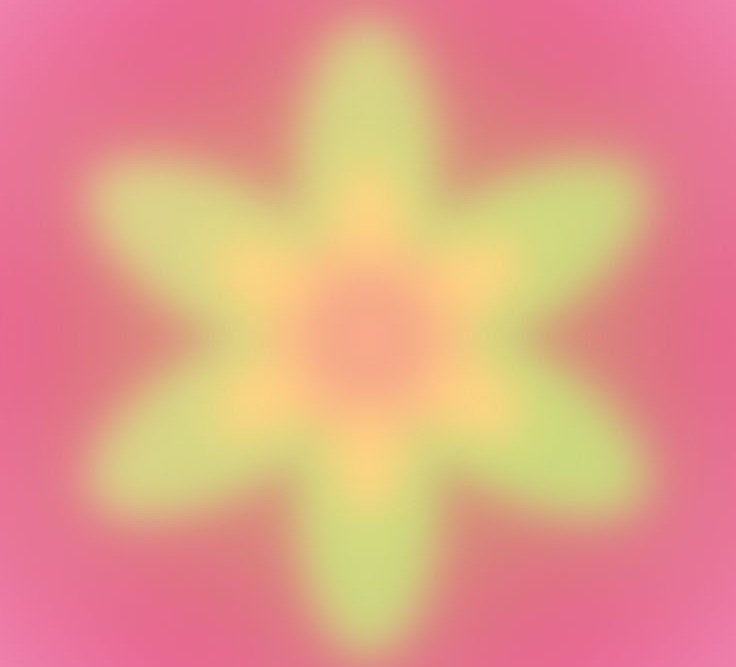
#> input picture fondo5.jpg, 736 x 667 px; its folder holds 2 pictures in this run
$ python -i menu.py   (imports and definitions only)
#> lines starting #> are read from the running program, lines starting #| are printed output that depends on the picture
### pushUp.py
import cv2
import mediapipe as mp
import numpy as np
import argparse
import time

def parse_args():
    parser = argparse.ArgumentParser(description='Testing for Push Ups.')
    parser.add_argument('--det', type=float, default=0.5, help='Detection confidence')
    parser.add_argument('--track', type=float, default=0.5, help='Tracking confidence')
    parser.add_argument('-wt', '--workout_type', type=str, default='PushUp')
    parser.add_argument('-c', '--complexity', type=int, default=0, help='Complexity of the model options 0,1,2')
    return parser.parse_args()

args = parse_args()
# [116 lines left out: function pushUps, not called in this run]


### menu.py
import tkinter as tk
from tkinter import messagebox
from PIL import Image, ImageTk
import curlBicep
import polichinelas
import pushUp
import sentadilla

# Diccionario global
checks = {}

def check(repeticionesTerminadas, ejercicioID):
    if repeticionesTerminadas:
        check_img = checks.get("img")
        label = checks.get(ejercicioID)
        if check_img and label:
            label.config(image=check_img)
            label.image = check_img
            label.place_configure(x=70)

def seleccion_ejercicio(opcion, repeticiones_entry):
    repeticiones = repeticiones_entry.get()
    if not repeticiones.isdigit():
        messagebox.showwarning("Advertencia", "Por favor ingrese el número de repeticiones.")
        return

    repeticiones = int(repeticiones)

    if opcion == 1:
        curlBicep.curlBicep(repeticiones, lambda terminadas: check(terminadas, 1))
    elif opcion == 2:
        polichinelas.polichinelas(repeticiones, lambda terminadas: check(terminadas, 2))
    elif opcion == 3:
        pushUp.pushUps(repeticiones, lambda terminadas: check(terminadas, 3))
    elif opcion == 4:
        sentadilla.sentadillas(repeticiones, lambda terminadas: check(terminadas, 4))

def menu_principal():
    ventana = tk.Tk()
    ventana.title("Seleccionar Ejercicio")
    ventana.geometry("600x400")
    ventana.config(bg="#f0f0f0")

    imagen_fondo = Image.open("fondo5.jpg")
#> imagen_fondo is the input picture: PIL image 736x667 RGB; mean R, G, B 225.7, 153.7, 135.7
    imagen_fondo = imagen_fondo.resize((600, 400), Image.Resampling.LANCZOS)
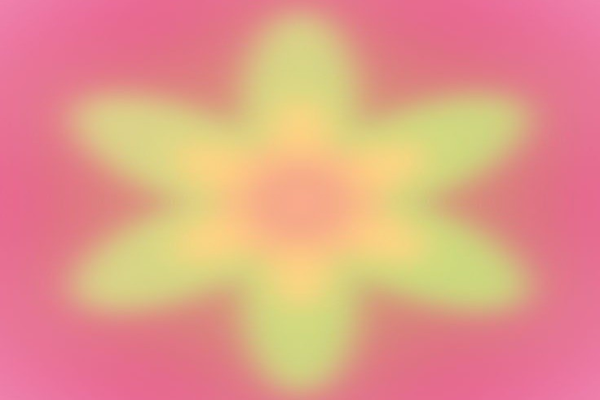
#> imagen_fondo: PIL image 600x400 RGB; mean R, G, B 225.7, 153.7, 135.8
    fondo = ImageTk.PhotoImage(imagen_fondo)

    label_fondo = tk.Label(ventana, image=fondo)
    label_fondo.place(relwidth=1, relheight=1)

    canvas = tk.Canvas(ventana, width=600, height=400)
    canvas.pack()
    canvas.create_image(0, 0, anchor=tk.NW, image=fondo)

    canvas.create_text(300, 40, text="Seleccione el ejercicio que desea realizar:",
                    font=("Arial", 14), fill="black")

    # Frame dentro del Canvas
    frame_reps = tk.Frame(canvas, bg="#fffacd")
    label_reps = tk.Label(frame_reps, text="Número de repeticiones:", font=("Arial", 12), bg="#fffacd", fg="black")
    label_reps.pack(side=tk.LEFT, padx=(50, 10))

    repeticiones_entry = tk.Entry(frame_reps, font=("Arial", 12), justify="center", background="#fffacd", width=10)
    repeticiones_entry.pack(side=tk.LEFT)

    # Posicionar el frame sobre el canvas
    canvas.create_window(300, 80, window=frame_reps)


    estilo_boton = {
    "font": ("Helvetica", 12),
    "bg": "#fffacd",
    "fg": "black",
    "activeforeground": "white",
    "width": 15
}


    # Cargar imagen del check
    check_img_raw = Image.open("check.png").convert("RGBA").resize((25, 25), Image.Resampling.LANCZOS)
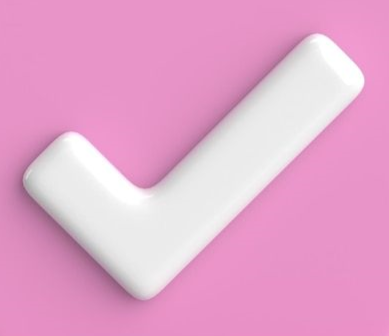
#> input picture check.png, 389 x 336 px
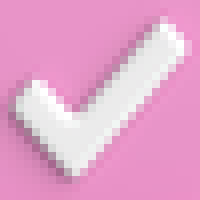
#> check_img_raw: PIL image 25x25 RGBA (shown 8 times larger); mean R, G, B, A 228.6, 165.9, 204.3, 255
    check_img = ImageTk.PhotoImage(check_img_raw)

    checks["img"] = check_img  # Guardar para usar en la función check
    ejercicios = ["1. Curl De Biceps", "2. Polichinelas", "3. Push Ups", "4. Sentadillas"]
    for i, nombre in enumerate(ejercicios, start=1):
        y_pos = 100 + (i * 40)
        tk.Button(ventana, text=nombre, command=lambda i=i: seleccion_ejercicio(i, repeticiones_entry), **estilo_boton).place(relx=0.4, y=y_pos, anchor="center", x=60)
        check_label = tk.Label(ventana, bg="#f0f0f0")
        check_label.place(relx=0.6, y=y_pos,x=600, anchor="center")
        checks[i] = check_label

    tk.Button(ventana, text="Salir", command=ventana.quit, bg="#a00", fg="white", font=("Helvetica", 12, "bold"),
              activebackground="#c00", activeforeground="white", relief="flat", width=10).place(relx=0.5, y=330, anchor="center")

    ventana.mainloop()

# [2 lines not run here, left out]

>>> result = menu_principal()
